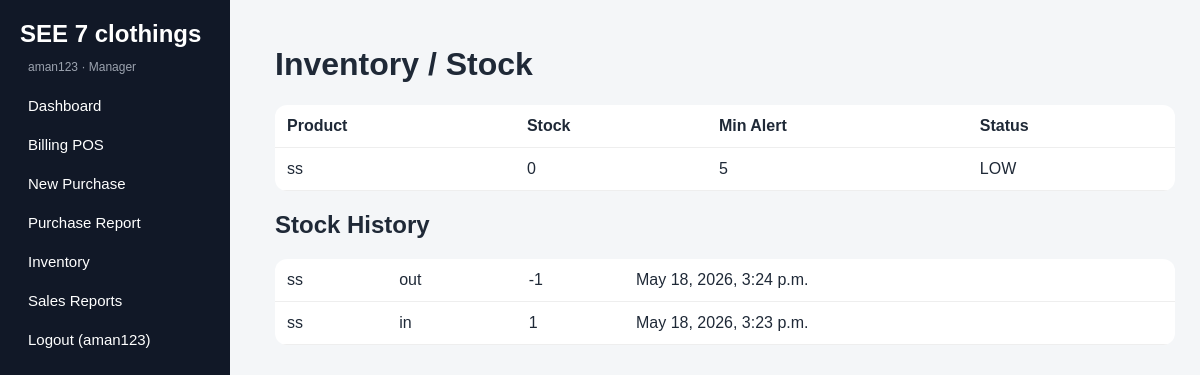
Page /stock/ (signed in) on the committed database.
### core/models.py (models this page shows, shortened)
class StoreSetting(models.Model):
    RECEIPT_WIDTHS = [(58, '58 mm (2 inch)'), (80, '80 mm (3 inch / TVS)')]
    store_name = models.CharField(max_length=150, default='SEE7 CLOTHINGS')
    logo = models.ImageField(upload_to='store/', blank=True, null=True)
    address = models.TextField(blank=True)
    phone = models.CharField(max_length=20, blank=True)
    gst_number = models.CharField(max_length=50, blank=True)
    invoice_prefix = models.CharField(max_length=10, default='S7')
    currency = models.CharField(max_length=5, default='₹')
    receipt_width_mm = models.PositiveSmallIntegerField(choices=RECEIPT_WIDTHS, default=80)
    receipt_header = models.TextField(blank=True, help_text='Extra lines on bill (one per line)')
    receipt_footer = models.TextField(default='Thank you! Visit again.', blank=True)
    receipt_show_barcode = models.BooleanField(default=True, help_text='Print bill barcode on receipt')
    label_width_mm = models.PositiveSmallIntegerField(default=50)
    label_height_mm = models.PositiveSmallIntegerField(default=30)

class Product(models.Model):
    name = models.CharField(max_length=150)
    category = models.ForeignKey(Category, on_delete=models.SET_NULL, null=True, blank=True)
    brand = models.CharField(max_length=100, blank=True)
    size = models.CharField(max_length=50, blank=True)
    color = models.CharField(max_length=50, blank=True)
    purchase_price = models.DecimalField(max_digits=10, decimal_places=2, default=0)
    selling_price = models.DecimalField(max_digits=10, decimal_places=2, default=0)
    mrp = models.DecimalField(max_digits=10, decimal_places=2, default=0)
    gst_percent = models.DecimalField(max_digits=5, decimal_places=2, default=0, help_text='GST % on this product')
    barcode = models.CharField(max_length=100, unique=True)
    stock_quantity = models.PositiveIntegerField(default=0)
    min_stock_alert = models.PositiveIntegerField(default=5)
    image = models.ImageField(upload_to='products/', blank=True, null=True)
    created_at = models.DateTimeField(auto_now_add=True)
    @property
    def is_low_stock(self): return self.stock_quantity <= self.min_stock_alert

class StockHistory(models.Model):
    TYPES = [('in','Stock In'),('out','Stock Out'),('adjust','Adjustment'),('damage','Damaged'),('return','Return')]
    product = models.ForeignKey(Product, on_delete=models.CASCADE)
    change_type = models.CharField(max_length=20, choices=TYPES)
    quantity = models.IntegerField()
    note = models.CharField(max_length=255, blank=True)
    created_at = models.DateTimeField(auto_now_add=True)

### core/views.py (the view)
# urls.py: path('stock/', views.stock, name='stock'),
@login_required
def stock(request):
    return render(request, 'core/stock.html', {
        'items': Product.objects.all(),
        'history': StockHistory.objects.order_by('-created_at')[:50],
    })

### core/context_processors.py (called while the page is built)
def store_settings(request):
    store = StoreSetting.objects.first()
    return {'store': store}

### core/templates/core/stock.html
{% extends 'core/base.html' %}{% block content %}<h1>Inventory / Stock</h1><table><tr><th>Product</th><th>Stock</th><th>Min Alert</th><th>Status</th></tr>{% for p in items %}<tr><td>{{p.name}}</td><td>{{p.stock_quantity}}</td><td>{{p.min_stock_alert}}</td><td>{% if p.is_low_stock %}LOW{% else %}OK{% endif %}</td></tr>{% endfor %}</table><h2>Stock History</h2><table>{% for h in history %}<tr><td>{{h.product.name}}</td><td>{{h.change_type}}</td><td>{{h.quantity}}</td><td>{{h.created_at}}</td></tr>{% endfor %}</table>{% endblock %}

### core/templates/core/base.html (shortened to what this page needs)
<!doctype html>
<html lang="en">
<head>
  <link rel="stylesheet" href="/static/core/css/style.css">
</head>
<body>
{% if user.is_authenticated %}
<aside>
  <h2>{% if store %}{{ store.store_name|truncatechars:20 }}{% else %}SEE7 CLOTHINGS{% endif %}</h2>
  <p class="sidebar-user">{{ user.username }}{% if user.is_staff %} · Manager{% endif %}</p>
  <a href="{% url 'dashboard' %}">Dashboard</a>
  <a href="{% url 'pos' %}">Billing POS</a>
  {% if user.is_staff %}
  <a href="{% url 'purchase_add' %}">New Purchase</a>
  <a href="{% url 'purchase_report' %}">Purchase Report</a>
  {% endif %}
  <a href="{% url 'stock' %}">Inventory</a>
  <a href="{% url 'reports' %}">Sales Reports</a>
  <form action="{% url 'logout' %}" method="post">{% csrf_token %}<button type="submit">Logout ({{ user.username }})</button></form>
</aside>
{% endif %}
<main class="{% if not user.is_authenticated %}full{% endif %}">
  {% block content %}{% endblock %}
</main>
</body>
</html>

### core/static/core/css/style.css (style rules this page uses)
* { box-sizing:border-box }
body { margin:0;font-family:Arial,sans-serif;background:#f4f6f8;color:#1f2937 }
aside { position:fixed;left:0;top:0;width:230px;height:100vh;background:#111827;color:white;padding:20px }
aside h2 { margin-top:0 }
aside a,aside button { display:block;color:white;text-decoration:none;background:transparent;border:0;padding:11px 8px;width:100%;text-align:left;border-radius:8px;font-size:15px }
main { margin-left:250px;padding:25px }
table { width:100%;border-collapse:collapse;background:white;margin-top:15px;border-radius:12px;overflow:hidden }
th,td { padding:12px;border-bottom:1px solid #eee;text-align:left }
button,.linkbtn { padding:10px 14px;border:0;border-radius:8px;cursor:pointer;text-decoration:none;display:inline-block }
.sidebar-user { font-size:12px;color:#9ca3af;margin:-8px 0 12px;padding:0 8px }
aside .sidebar-user { word-break:break-word }

### rows in the picture
StoreSetting: store_name "SEE 7 clothings"
Product: name "ss", stock_quantity "0", min_stock_alert "5", shows "LOW"
StockHistory: product.name "ss", change_type "out", quantity "-1", created_at "May 18, 2026, 3:24 p.m."
StockHistory: product.name "ss", change_type "in", quantity "1", created_at "May 18, 2026, 3:23 p.m."

### other values in the picture
{{ user.username }} "aman123"
